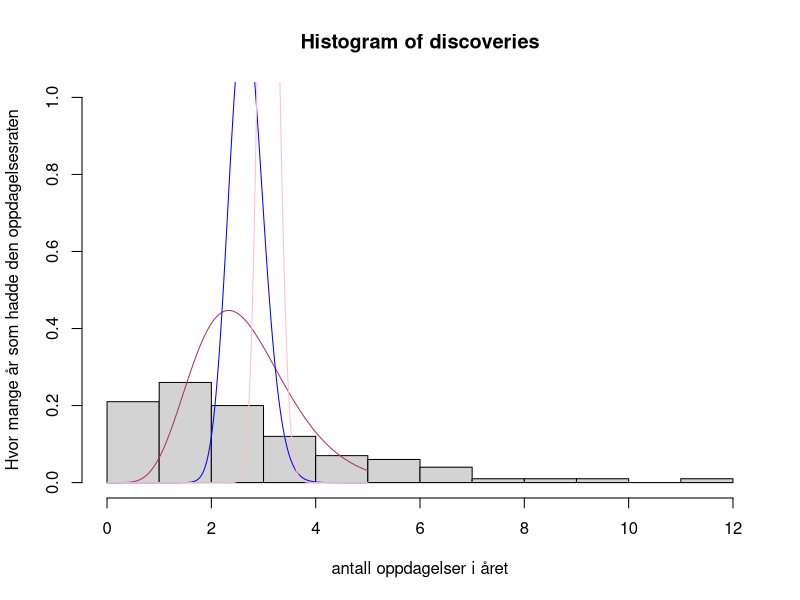

Write R code to recreate this figure.
library(datasets)
discoveries
#Histogram
k=12
hist(discoveries,breaks=k,ylab = "Hvor mange år som hadde den oppdagelsesraten", xlab = "antall oppdagelser i året", probability = TRUE, ylim = c(0,1))
k0=0
tau0=0


#Etter 3 år
t=3
n=sum(discoveries[0:2])
k1=k0+n
tau1=tau0+t
x=seq(0,5,0.001)
y=dgamma(x, k1, tau1)
lines(x,y, type='l',col="maroon")


print(discoveries[0:25
              ])
#Neste 22 år. Totalt 25 år
n=sum(discoveries[1:25])
t=25
k2=k0+n
tau2=tau0+t
y=dgamma(x, k2, tau2)
lines(x,y, type='l',col="blue")


#Neste 75 år. Totalt 100 år
n=sum(discoveries)
t=100
k2=k0+n
tau2=tau0+t
y=dgamma(x, k2, tau2)
lines(x,y, type='l',col="pink")

